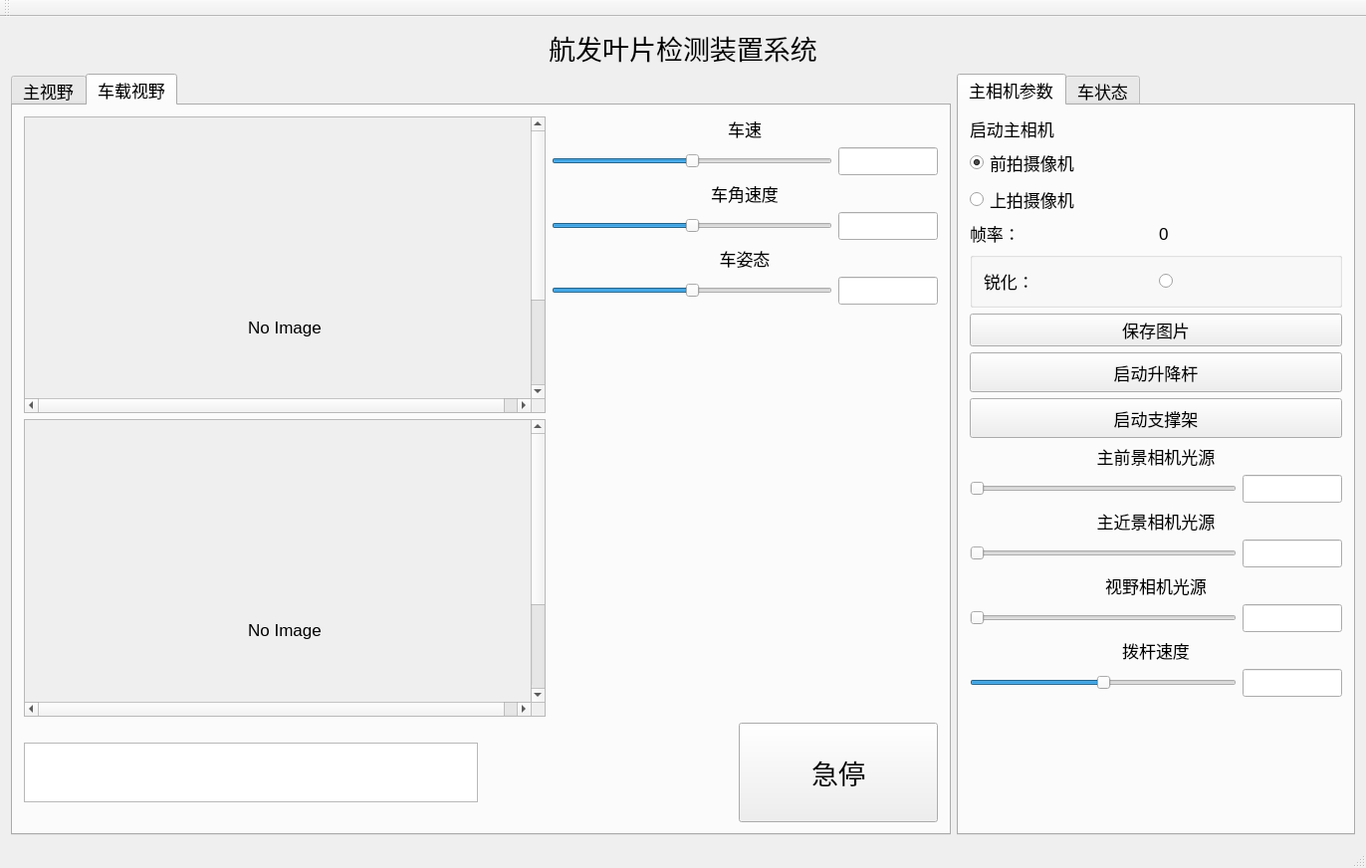
<?xml version="1.0" encoding="UTF-8"?>
<ui version="4.0">
 <class>MainWindow</class>
 <widget class="QMainWindow" name="MainWindow">
  <property name="geometry">
   <rect>
    <x>0</x>
    <y>0</y>
    <width>1372</width>
    <height>872</height>
   </rect>
  </property>
  <property name="windowTitle">
   <string>MainWindow</string>
  </property>
  <widget class="QWidget" name="centralWidget">
   <layout class="QVBoxLayout" name="verticalLayout_8">
    <item>
     <widget class="QLabel" name="label_8">
      <property name="font">
       <font>
        <pointsize>20</pointsize>
       </font>
      </property>
      <property name="text">
       <string>航发叶片检测装置系统</string>
      </property>
      <property name="alignment">
       <set>Qt::AlignCenter</set>
      </property>
     </widget>
    </item>
    <item>
     <layout class="QHBoxLayout" name="horizontalLayout_5">
      <item>
       <widget class="QTabWidget" name="tabWidget_2">
        <property name="font">
         <font>
          <pointsize>13</pointsize>
         </font>
        </property>
        <property name="currentIndex">
         <number>1</number>
        </property>
        <widget class="QWidget" name="tab_3">
         <attribute name="title">
          <string>主视野</string>
         </attribute>
         <layout class="QHBoxLayout" name="horizontalLayout_2">
          <item>
           <widget class="QScrollArea" name="hk_sa">
            <property name="minimumSize">
             <size>
              <width>715</width>
              <height>522</height>
             </size>
            </property>
            <property name="widgetResizable">
             <bool>true</bool>
            </property>
            <widget class="QWidget" name="scrollAreaWidgetContents">
             <property name="geometry">
              <rect>
               <x>0</x>
               <y>0</y>
               <width>922</width>
               <height>691</height>
              </rect>
             </property>
             <layout class="QHBoxLayout" name="horizontalLayout">
              <item>
               <widget class="QLabel" name="hk_img_l">
                <property name="text">
                 <string>No Image</string>
                </property>
                <property name="alignment">
                 <set>Qt::AlignCenter</set>
                </property>
               </widget>
              </item>
             </layout>
            </widget>
           </widget>
          </item>
         </layout>
        </widget>
        <widget class="QWidget" name="tab_4">
         <attribute name="title">
          <string>车载视野</string>
         </attribute>
         <layout class="QVBoxLayout" name="verticalLayout_15">
          <item>
           <layout class="QHBoxLayout" name="horizontalLayout_27">
            <item>
             <layout class="QVBoxLayout" name="verticalLayout_13">
              <item>
               <widget class="QScrollArea" name="scrollArea_2">
                <property name="widgetResizable">
                 <bool>true</bool>
                </property>
                <widget class="QWidget" name="scrollAreaWidgetContents_2">
                 <property name="geometry">
                  <rect>
                   <x>0</x>
                   <y>0</y>
                   <width>518</width>
                   <height>418</height>
                  </rect>
                 </property>
                 <layout class="QHBoxLayout" name="horizontalLayout_3">
                  <item>
                   <widget class="QLabel" name="car_f_img_l">
                    <property name="minimumSize">
                     <size>
                      <width>500</width>
                      <height>400</height>
                     </size>
                    </property>
                    <property name="text">
                     <string>No Image</string>
                    </property>
                    <property name="alignment">
                     <set>Qt::AlignCenter</set>
                    </property>
                   </widget>
                  </item>
                 </layout>
                </widget>
               </widget>
              </item>
              <item>
               <widget class="QScrollArea" name="scrollArea_3">
                <property name="widgetResizable">
                 <bool>true</bool>
                </property>
                <widget class="QWidget" name="scrollAreaWidgetContents_3">
                 <property name="geometry">
                  <rect>
                   <x>0</x>
                   <y>0</y>
                   <width>518</width>
                   <height>418</height>
                  </rect>
                 </property>
                 <layout class="QHBoxLayout" name="horizontalLayout_4">
                  <item>
                   <widget class="QLabel" name="car_h_img_l">
                    <property name="minimumSize">
                     <size>
                      <width>500</width>
                      <height>400</height>
                     </size>
                    </property>
                    <property name="text">
                     <string>No Image</string>
                    </property>
                    <property name="alignment">
                     <set>Qt::AlignCenter</set>
                    </property>
                   </widget>
                  </item>
                 </layout>
                </widget>
               </widget>
              </item>
             </layout>
            </item>
            <item>
             <layout class="QVBoxLayout" name="verticalLayout_14">
              <item>
               <layout class="QVBoxLayout" name="verticalLayout_10">
                <item>
                 <widget class="QLabel" name="label_20">
                  <property name="text">
                   <string>车速</string>
                  </property>
                  <property name="alignment">
                   <set>Qt::AlignCenter</set>
                  </property>
                 </widget>
                </item>
                <item>
                 <layout class="QHBoxLayout" name="horizontalLayout_23">
                  <item>
                   <widget class="QSlider" name="hS_4">
                    <property name="minimumSize">
                     <size>
                      <width>200</width>
                      <height>0</height>
                     </size>
                    </property>
                    <property name="maximumSize">
                     <size>
                      <width>300</width>
                      <height>16777215</height>
                     </size>
                    </property>
                    <property name="maximum">
                     <number>10000</number>
                    </property>
                    <property name="value">
                     <number>5000</number>
                    </property>
                    <property name="orientation">
                     <enum>Qt::Horizontal</enum>
                    </property>
                   </widget>
                  </item>
                  <item>
                   <widget class="QLineEdit" name="lE_4">
                    <property name="minimumSize">
                     <size>
                      <width>100</width>
                      <height>0</height>
                     </size>
                    </property>
                    <property name="maximumSize">
                     <size>
                      <width>100</width>
                      <height>16777215</height>
                     </size>
                    </property>
                   </widget>
                  </item>
                 </layout>
                </item>
               </layout>
              </item>
              <item>
               <layout class="QVBoxLayout" name="verticalLayout_11">
                <item>
                 <widget class="QLabel" name="label_21">
                  <property name="text">
                   <string>车角速度</string>
                  </property>
                  <property name="alignment">
                   <set>Qt::AlignCenter</set>
                  </property>
                 </widget>
                </item>
                <item>
                 <layout class="QHBoxLayout" name="horizontalLayout_24">
                  <item>
                   <widget class="QSlider" name="hS_5">
                    <property name="minimumSize">
                     <size>
                      <width>200</width>
                      <height>0</height>
                     </size>
                    </property>
                    <property name="maximumSize">
                     <size>
                      <width>300</width>
                      <height>16777215</height>
                     </size>
                    </property>
                    <property name="maximum">
                     <number>10000</number>
                    </property>
                    <property name="value">
                     <number>5000</number>
                    </property>
                    <property name="orientation">
                     <enum>Qt::Horizontal</enum>
                    </property>
                    <property name="tickPosition">
                     <enum>QSlider::NoTicks</enum>
                    </property>
                    <property name="tickInterval">
                     <number>0</number>
                    </property>
                   </widget>
                  </item>
                  <item>
                   <widget class="QLineEdit" name="lE_5">
                    <property name="minimumSize">
                     <size>
                      <width>100</width>
                      <height>0</height>
                     </size>
                    </property>
                    <property name="maximumSize">
                     <size>
                      <width>100</width>
                      <height>16777215</height>
                     </size>
                    </property>
                   </widget>
                  </item>
                 </layout>
                </item>
               </layout>
              </item>
              <item>
               <layout class="QVBoxLayout" name="verticalLayout_12">
                <item>
                 <widget class="QLabel" name="label_22">
                  <property name="text">
                   <string>车姿态</string>
                  </property>
                  <property name="alignment">
                   <set>Qt::AlignCenter</set>
                  </property>
                 </widget>
                </item>
                <item>
                 <layout class="QHBoxLayout" name="horizontalLayout_25">
                  <item>
                   <widget class="QSlider" name="hS_6">
                    <property name="minimumSize">
                     <size>
                      <width>200</width>
                      <height>0</height>
                     </size>
                    </property>
                    <property name="maximumSize">
                     <size>
                      <width>300</width>
                      <height>16777215</height>
                     </size>
                    </property>
                    <property name="maximum">
                     <number>10000</number>
                    </property>
                    <property name="value">
                     <number>5000</number>
                    </property>
                    <property name="orientation">
                     <enum>Qt::Horizontal</enum>
                    </property>
                    <property name="tickPosition">
                     <enum>QSlider::NoTicks</enum>
                    </property>
                    <property name="tickInterval">
                     <number>0</number>
                    </property>
                   </widget>
                  </item>
                  <item>
                   <widget class="QLineEdit" name="lE_6">
                    <property name="minimumSize">
                     <size>
                      <width>100</width>
                      <height>0</height>
                     </size>
                    </property>
                    <property name="maximumSize">
                     <size>
                      <width>100</width>
                      <height>16777215</height>
                     </size>
                    </property>
                   </widget>
                  </item>
                 </layout>
                </item>
               </layout>
              </item>
              <item>
               <spacer name="verticalSpacer_2">
                <property name="orientation">
                 <enum>Qt::Vertical</enum>
                </property>
                <property name="sizeHint" stdset="0">
                 <size>
                  <width>20</width>
                  <height>40</height>
                 </size>
                </property>
               </spacer>
              </item>
             </layout>
            </item>
           </layout>
          </item>
          <item>
           <layout class="QHBoxLayout" name="horizontalLayout_28">
            <item>
             <widget class="QTextBrowser" name="debug_tb">
              <property name="maximumSize">
               <size>
                <width>16777215</width>
                <height>60</height>
               </size>
              </property>
             </widget>
            </item>
            <item>
             <layout class="QHBoxLayout" name="horizontalLayout_26">
              <item>
               <spacer name="horizontalSpacer">
                <property name="orientation">
                 <enum>Qt::Horizontal</enum>
                </property>
                <property name="sizeHint" stdset="0">
                 <size>
                  <width>40</width>
                  <height>20</height>
                 </size>
                </property>
               </spacer>
              </item>
              <item>
               <widget class="QPushButton" name="emgc_pb">
                <property name="minimumSize">
                 <size>
                  <width>200</width>
                  <height>100</height>
                 </size>
                </property>
                <property name="maximumSize">
                 <size>
                  <width>200</width>
                  <height>200</height>
                 </size>
                </property>
                <property name="font">
                 <font>
                  <pointsize>20</pointsize>
                 </font>
                </property>
                <property name="text">
                 <string>急停</string>
                </property>
               </widget>
              </item>
             </layout>
            </item>
           </layout>
          </item>
         </layout>
        </widget>
       </widget>
      </item>
      <item>
       <widget class="QTabWidget" name="tabWidget">
        <property name="maximumSize">
         <size>
          <width>400</width>
          <height>16777215</height>
         </size>
        </property>
        <property name="font">
         <font>
          <pointsize>13</pointsize>
         </font>
        </property>
        <property name="currentIndex">
         <number>0</number>
        </property>
        <widget class="QWidget" name="tab">
         <attribute name="title">
          <string>主相机参数</string>
         </attribute>
         <layout class="QVBoxLayout" name="verticalLayout_9">
          <item>
           <layout class="QVBoxLayout" name="verticalLayout_2">
            <item>
             <widget class="QLabel" name="label_6">
              <property name="text">
               <string>启动主相机</string>
              </property>
             </widget>
            </item>
            <item>
             <widget class="QRadioButton" name="hk_cam_f_rb">
              <property name="text">
               <string>前拍摄像机</string>
              </property>
              <property name="checked">
               <bool>true</bool>
              </property>
             </widget>
            </item>
            <item>
             <widget class="QRadioButton" name="hk_cam_u_rb">
              <property name="text">
               <string>上拍摄像机</string>
              </property>
              <property name="checked">
               <bool>false</bool>
              </property>
             </widget>
            </item>
           </layout>
          </item>
          <item>
           <layout class="QHBoxLayout" name="horizontalLayout_6">
            <item>
             <widget class="QLabel" name="label">
              <property name="text">
               <string>帧率：</string>
              </property>
             </widget>
            </item>
            <item>
             <widget class="QLabel" name="framerate_l">
              <property name="minimumSize">
               <size>
                <width>50</width>
                <height>0</height>
               </size>
              </property>
              <property name="text">
               <string>0</string>
              </property>
             </widget>
            </item>
           </layout>
          </item>
          <item>
           <widget class="QGroupBox" name="groupBox">
            <property name="title">
             <string/>
            </property>
            <layout class="QVBoxLayout" name="verticalLayout_6">
             <item>
              <layout class="QHBoxLayout" name="horizontalLayout_7">
               <item>
                <widget class="QLabel" name="label_3">
                 <property name="text">
                  <string>锐化：</string>
                 </property>
                </widget>
               </item>
               <item>
                <widget class="QRadioButton" name="sharpen_rb">
                 <property name="text">
                  <string/>
                 </property>
                </widget>
               </item>
              </layout>
             </item>
            </layout>
           </widget>
          </item>
          <item>
           <widget class="QPushButton" name="save_img_pb">
            <property name="text">
             <string>保存图片</string>
            </property>
           </widget>
          </item>
          <item>
           <widget class="QPushButton" name="up_down_pb">
            <property name="minimumSize">
             <size>
              <width>40</width>
              <height>40</height>
             </size>
            </property>
            <property name="text">
             <string>启动升降杆</string>
            </property>
           </widget>
          </item>
          <item>
           <widget class="QPushButton" name="supp_pb">
            <property name="minimumSize">
             <size>
              <width>40</width>
              <height>40</height>
             </size>
            </property>
            <property name="text">
             <string>启动支撑架</string>
            </property>
           </widget>
          </item>
          <item>
           <layout class="QVBoxLayout" name="verticalLayout">
            <item>
             <widget class="QLabel" name="label_16">
              <property name="text">
               <string>主前景相机光源</string>
              </property>
              <property name="alignment">
               <set>Qt::AlignCenter</set>
              </property>
             </widget>
            </item>
            <item>
             <layout class="QHBoxLayout" name="horizontalLayout_11">
              <item>
               <widget class="QSlider" name="hS_0">
                <property name="minimumSize">
                 <size>
                  <width>200</width>
                  <height>0</height>
                 </size>
                </property>
                <property name="maximum">
                 <number>10000</number>
                </property>
                <property name="value">
                 <number>0</number>
                </property>
                <property name="orientation">
                 <enum>Qt::Horizontal</enum>
                </property>
                <property name="tickPosition">
                 <enum>QSlider::NoTicks</enum>
                </property>
               </widget>
              </item>
              <item>
               <widget class="QLineEdit" name="lE_0">
                <property name="minimumSize">
                 <size>
                  <width>100</width>
                  <height>0</height>
                 </size>
                </property>
                <property name="maximumSize">
                 <size>
                  <width>100</width>
                  <height>16777215</height>
                 </size>
                </property>
               </widget>
              </item>
             </layout>
            </item>
           </layout>
          </item>
          <item>
           <layout class="QVBoxLayout" name="verticalLayout_3">
            <item>
             <widget class="QLabel" name="label_17">
              <property name="text">
               <string>主近景相机光源</string>
              </property>
              <property name="alignment">
               <set>Qt::AlignCenter</set>
              </property>
             </widget>
            </item>
            <item>
             <layout class="QHBoxLayout" name="horizontalLayout_13">
              <item>
               <widget class="QSlider" name="hS_1">
                <property name="minimumSize">
                 <size>
                  <width>200</width>
                  <height>0</height>
                 </size>
                </property>
                <property name="maximum">
                 <number>10000</number>
                </property>
                <property name="orientation">
                 <enum>Qt::Horizontal</enum>
                </property>
               </widget>
              </item>
              <item>
               <widget class="QLineEdit" name="lE_1">
                <property name="minimumSize">
                 <size>
                  <width>100</width>
                  <height>0</height>
                 </size>
                </property>
                <property name="maximumSize">
                 <size>
                  <width>100</width>
                  <height>16777215</height>
                 </size>
                </property>
               </widget>
              </item>
             </layout>
            </item>
           </layout>
          </item>
          <item>
           <layout class="QVBoxLayout" name="verticalLayout_5">
            <item>
             <widget class="QLabel" name="label_18">
              <property name="text">
               <string>视野相机光源</string>
              </property>
              <property name="alignment">
               <set>Qt::AlignCenter</set>
              </property>
             </widget>
            </item>
            <item>
             <layout class="QHBoxLayout" name="horizontalLayout_21">
              <item>
               <widget class="QSlider" name="hS_2">
                <property name="minimumSize">
                 <size>
                  <width>200</width>
                  <height>0</height>
                 </size>
                </property>
                <property name="maximum">
                 <number>10000</number>
                </property>
                <property name="orientation">
                 <enum>Qt::Horizontal</enum>
                </property>
               </widget>
              </item>
              <item>
               <widget class="QLineEdit" name="lE_2">
                <property name="minimumSize">
                 <size>
                  <width>100</width>
                  <height>0</height>
                 </size>
                </property>
                <property name="maximumSize">
                 <size>
                  <width>100</width>
                  <height>16777215</height>
                 </size>
                </property>
               </widget>
              </item>
             </layout>
            </item>
           </layout>
          </item>
          <item>
           <layout class="QVBoxLayout" name="verticalLayout_7">
            <item>
             <widget class="QLabel" name="label_19">
              <property name="text">
               <string>拨杆速度</string>
              </property>
              <property name="alignment">
               <set>Qt::AlignCenter</set>
              </property>
             </widget>
            </item>
            <item>
             <layout class="QHBoxLayout" name="horizontalLayout_22">
              <item>
               <widget class="QSlider" name="hS_3">
                <property name="minimumSize">
                 <size>
                  <width>200</width>
                  <height>0</height>
                 </size>
                </property>
                <property name="maximum">
                 <number>10000</number>
                </property>
                <property name="value">
                 <number>5000</number>
                </property>
                <property name="orientation">
                 <enum>Qt::Horizontal</enum>
                </property>
               </widget>
              </item>
              <item>
               <widget class="QLineEdit" name="lE_3">
                <property name="minimumSize">
                 <size>
                  <width>100</width>
                  <height>0</height>
                 </size>
                </property>
                <property name="maximumSize">
                 <size>
                  <width>100</width>
                  <height>16777215</height>
                 </size>
                </property>
               </widget>
              </item>
             </layout>
            </item>
           </layout>
          </item>
          <item>
           <spacer name="verticalSpacer">
            <property name="orientation">
             <enum>Qt::Vertical</enum>
            </property>
            <property name="sizeHint" stdset="0">
             <size>
              <width>20</width>
              <height>459</height>
             </size>
            </property>
           </spacer>
          </item>
         </layout>
        </widget>
        <widget class="QWidget" name="tab_2">
         <attribute name="title">
          <string>车状态</string>
         </attribute>
         <layout class="QVBoxLayout" name="verticalLayout_4">
          <item>
           <layout class="QHBoxLayout" name="horizontalLayout_8">
            <item>
             <widget class="QLabel" name="label_2">
              <property name="font">
               <font>
                <pointsize>15</pointsize>
               </font>
              </property>
              <property name="text">
               <string>速度：</string>
              </property>
             </widget>
            </item>
            <item>
             <widget class="QLabel" name="car_speed_l">
              <property name="minimumSize">
               <size>
                <width>50</width>
                <height>0</height>
               </size>
              </property>
              <property name="font">
               <font>
                <pointsize>15</pointsize>
               </font>
              </property>
              <property name="text">
               <string>0</string>
              </property>
             </widget>
            </item>
           </layout>
          </item>
          <item>
           <layout class="QHBoxLayout" name="horizontalLayout_9">
            <item>
             <widget class="QLabel" name="label_4">
              <property name="font">
               <font>
                <pointsize>15</pointsize>
               </font>
              </property>
              <property name="text">
               <string>姿态：</string>
              </property>
             </widget>
            </item>
            <item>
             <widget class="QLabel" name="car_yaw_l">
              <property name="minimumSize">
               <size>
                <width>50</width>
                <height>0</height>
               </size>
              </property>
              <property name="font">
               <font>
                <pointsize>15</pointsize>
               </font>
              </property>
              <property name="text">
               <string>0</string>
              </property>
             </widget>
            </item>
           </layout>
          </item>
          <item>
           <layout class="QHBoxLayout" name="horizontalLayout_12">
            <item>
             <widget class="QLabel" name="label_7">
              <property name="font">
               <font>
                <pointsize>15</pointsize>
               </font>
              </property>
              <property name="text">
               <string>升降杆：</string>
              </property>
             </widget>
            </item>
            <item>
             <widget class="QLabel" name="updown_l">
              <property name="minimumSize">
               <size>
                <width>50</width>
                <height>0</height>
               </size>
              </property>
              <property name="font">
               <font>
                <pointsize>15</pointsize>
               </font>
              </property>
              <property name="text">
               <string/>
              </property>
             </widget>
            </item>
           </layout>
          </item>
          <item>
           <layout class="QHBoxLayout" name="horizontalLayout_14">
            <item>
             <widget class="QLabel" name="label_9">
              <property name="font">
               <font>
                <pointsize>15</pointsize>
               </font>
              </property>
              <property name="text">
               <string>拨杆角度：</string>
              </property>
             </widget>
            </item>
            <item>
             <widget class="QLabel" name="bogan_p_l">
              <property name="minimumSize">
               <size>
                <width>50</width>
                <height>0</height>
               </size>
              </property>
              <property name="font">
               <font>
                <pointsize>15</pointsize>
               </font>
              </property>
              <property name="text">
               <string>0</string>
              </property>
             </widget>
            </item>
           </layout>
          </item>
          <item>
           <layout class="QHBoxLayout" name="horizontalLayout_15">
            <item>
             <widget class="QLabel" name="label_10">
              <property name="font">
               <font>
                <pointsize>15</pointsize>
               </font>
              </property>
              <property name="text">
               <string>拨杆速度：</string>
              </property>
             </widget>
            </item>
            <item>
             <widget class="QLabel" name="bogan_v_l">
              <property name="minimumSize">
               <size>
                <width>50</width>
                <height>0</height>
               </size>
              </property>
              <property name="font">
               <font>
                <pointsize>15</pointsize>
               </font>
              </property>
              <property name="text">
               <string>0</string>
              </property>
             </widget>
            </item>
           </layout>
          </item>
          <item>
           <layout class="QHBoxLayout" name="horizontalLayout_16">
            <item>
             <widget class="QLabel" name="label_11">
              <property name="font">
               <font>
                <pointsize>15</pointsize>
               </font>
              </property>
              <property name="text">
               <string>拨杆扭矩：</string>
              </property>
             </widget>
            </item>
            <item>
             <widget class="QLabel" name="bogan_t_l">
              <property name="minimumSize">
               <size>
                <width>50</width>
                <height>0</height>
               </size>
              </property>
              <property name="font">
               <font>
                <pointsize>15</pointsize>
               </font>
              </property>
              <property name="text">
               <string>0</string>
              </property>
             </widget>
            </item>
           </layout>
          </item>
          <item>
           <layout class="QHBoxLayout" name="horizontalLayout_10">
            <item>
             <widget class="QLabel" name="label_5">
              <property name="font">
               <font>
                <pointsize>15</pointsize>
               </font>
              </property>
              <property name="text">
               <string>激光数据0：</string>
              </property>
             </widget>
            </item>
            <item>
             <widget class="QLabel" name="laser0_l">
              <property name="minimumSize">
               <size>
                <width>50</width>
                <height>0</height>
               </size>
              </property>
              <property name="font">
               <font>
                <pointsize>15</pointsize>
               </font>
              </property>
              <property name="text">
               <string>0</string>
              </property>
             </widget>
            </item>
           </layout>
          </item>
          <item>
           <layout class="QHBoxLayout" name="horizontalLayout_17">
            <item>
             <widget class="QLabel" name="label_12">
              <property name="font">
               <font>
                <pointsize>15</pointsize>
               </font>
              </property>
              <property name="text">
               <string>激光数据1：</string>
              </property>
             </widget>
            </item>
            <item>
             <widget class="QLabel" name="laser1_l">
              <property name="minimumSize">
               <size>
                <width>50</width>
                <height>0</height>
               </size>
              </property>
              <property name="font">
               <font>
                <pointsize>15</pointsize>
               </font>
              </property>
              <property name="text">
               <string>0</string>
              </property>
             </widget>
            </item>
           </layout>
          </item>
          <item>
           <layout class="QHBoxLayout" name="horizontalLayout_18">
            <item>
             <widget class="QLabel" name="label_13">
              <property name="font">
               <font>
                <pointsize>15</pointsize>
               </font>
              </property>
              <property name="text">
               <string>激光数据2：</string>
              </property>
             </widget>
            </item>
            <item>
             <widget class="QLabel" name="laser2_l">
              <property name="minimumSize">
               <size>
                <width>50</width>
                <height>0</height>
               </size>
              </property>
              <property name="font">
               <font>
                <pointsize>15</pointsize>
               </font>
              </property>
              <property name="text">
               <string>0</string>
              </property>
             </widget>
            </item>
           </layout>
          </item>
          <item>
           <layout class="QHBoxLayout" name="horizontalLayout_19">
            <item>
             <widget class="QLabel" name="label_14">
              <property name="font">
               <font>
                <pointsize>15</pointsize>
               </font>
              </property>
              <property name="text">
               <string>超声数据(前)：</string>
              </property>
             </widget>
            </item>
            <item>
             <widget class="QLabel" name="ultrasound_f">
              <property name="minimumSize">
               <size>
                <width>50</width>
                <height>0</height>
               </size>
              </property>
              <property name="font">
               <font>
                <pointsize>15</pointsize>
               </font>
              </property>
              <property name="text">
               <string>0</string>
              </property>
             </widget>
            </item>
           </layout>
          </item>
          <item>
           <layout class="QHBoxLayout" name="horizontalLayout_20">
            <item>
             <widget class="QLabel" name="label_15">
              <property name="font">
               <font>
                <pointsize>15</pointsize>
               </font>
              </property>
              <property name="text">
               <string>超声数据(后)：</string>
              </property>
             </widget>
            </item>
            <item>
             <widget class="QLabel" name="ultrasound_f_2">
              <property name="minimumSize">
               <size>
                <width>50</width>
                <height>0</height>
               </size>
              </property>
              <property name="font">
               <font>
                <pointsize>15</pointsize>
               </font>
              </property>
              <property name="text">
               <string>0</string>
              </property>
             </widget>
            </item>
           </layout>
          </item>
          <item>
           <spacer name="verticalSpacer_3">
            <property name="orientation">
             <enum>Qt::Vertical</enum>
            </property>
            <property name="sizeHint" stdset="0">
             <size>
              <width>20</width>
              <height>439</height>
             </size>
            </property>
           </spacer>
          </item>
         </layout>
        </widget>
       </widget>
      </item>
     </layout>
    </item>
   </layout>
  </widget>
  <widget class="QMenuBar" name="menuBar">
   <property name="geometry">
    <rect>
     <x>0</x>
     <y>0</y>
     <width>1372</width>
     <height>22</height>
    </rect>
   </property>
  </widget>
  <widget class="QToolBar" name="mainToolBar">
   <attribute name="toolBarArea">
    <enum>TopToolBarArea</enum>
   </attribute>
   <attribute name="toolBarBreak">
    <bool>false</bool>
   </attribute>
  </widget>
  <widget class="QStatusBar" name="statusBar"/>
 </widget>
 <layoutdefault spacing="6" margin="11"/>
 <resources/>
 <connections/>
</ui>
